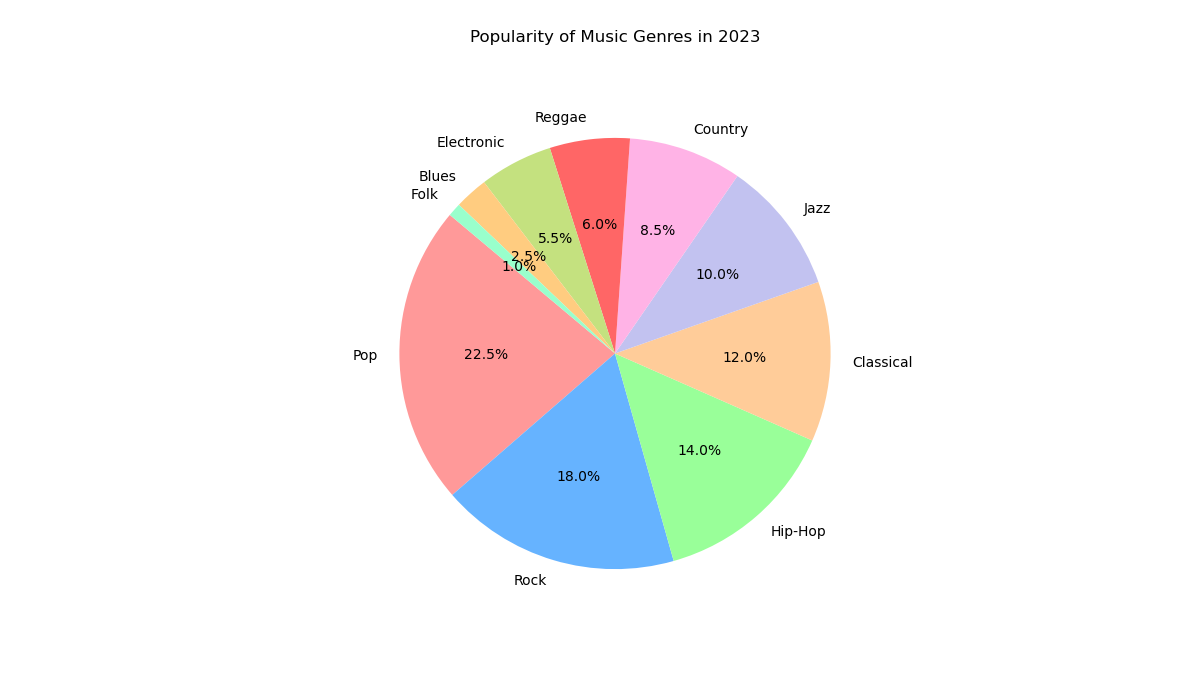

Source code (Python):

import matplotlib.pyplot as plt

# Data points
genres = [
    'Pop', 'Rock', 'Hip-Hop', 'Classical', 'Jazz', 
    'Country', 'Reggae', 'Electronic', 'Blues', 'Folk'
]

popularity = [
    22.5, 18.0, 14.0, 12.0, 10.0, 
    8.5, 6.0, 5.5, 2.5, 1.0
]

# Colors for each section
colors = [
    '#ff9999', '#66b3ff', '#99ff99', '#ffcc99', '#c2c2f0',
    '#ffb3e6', '#ff6666', '#c4e17f', '#ffcc80', '#99ffcc'
]

# Resize the chart
plt.figure(figsize=(12, 7))

# Create the pie chart
plt.pie(popularity, labels=genres, colors=colors, autopct='%1.1f%%', startangle=140)

# Set the title
plt.title('Popularity of Music Genres in 2023', pad=30)

# Display the chart
plt.show()
